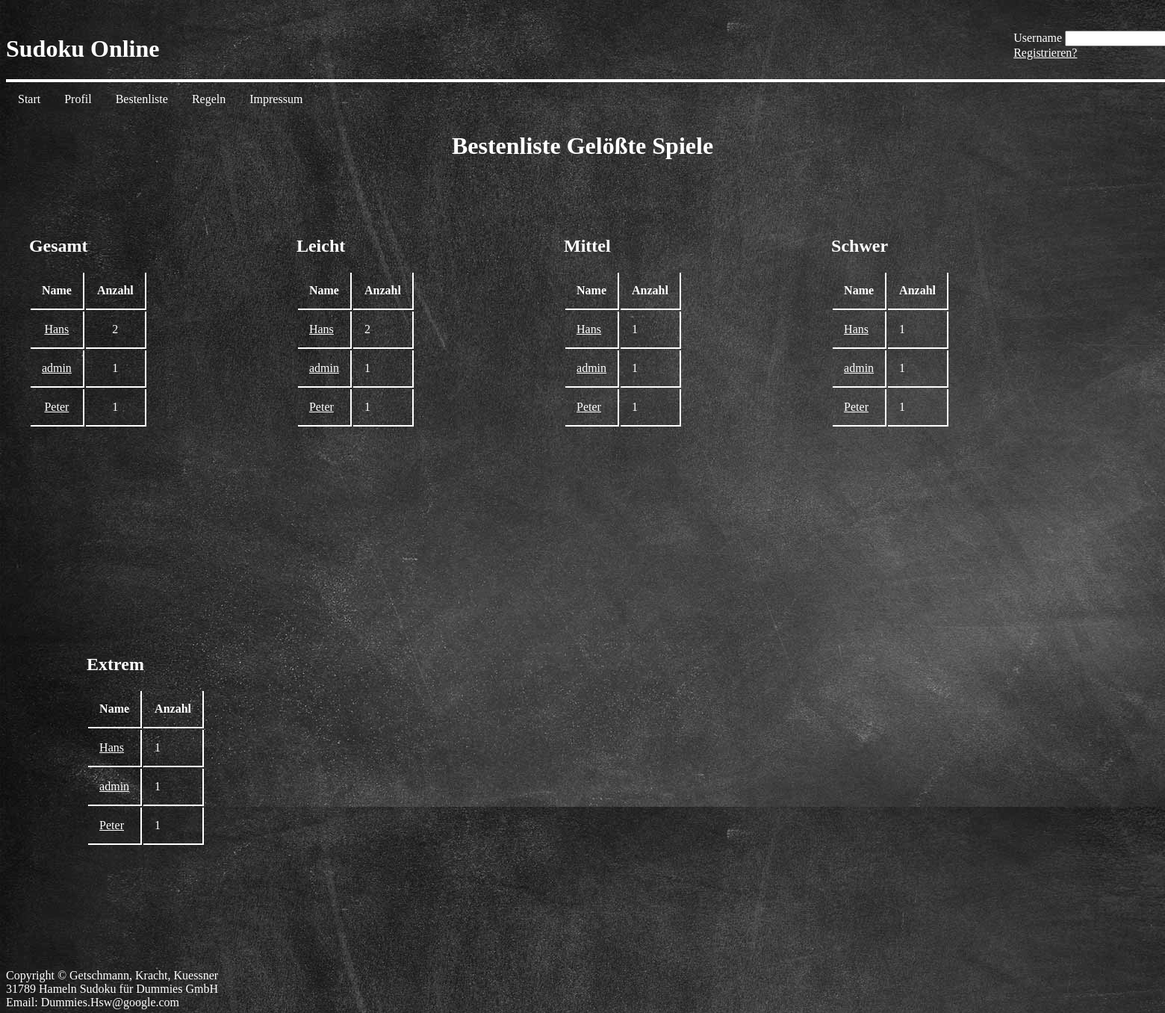
Page /bestgames.php on the committed database.
### tables this page shows
CREATE TABLE `nutzer` (
  `NutzerID` int(10) NOT NULL,
  `Nutzername` varchar(20) NOT NULL,
  `EchterName` varchar(30) DEFAULT NULL,
  `NutzerPW` varchar(100) NOT NULL,
  `Mail` varchar(30) NOT NULL,
  `verifiziert` tinyint(1) NOT NULL DEFAULT '0',
  `Geschlecht` enum('nicht festgelegt','männlich','weiblich') NOT NULL DEFAULT 'nicht festgelegt',
  `RegistriertSeit` timestamp NOT NULL DEFAULT CURRENT_TIMESTAMP,
  `SpielerID` int(10) NOT NULL,
  `Status` text
);

CREATE TABLE `spiele` (
  `SpielerID` int(10) NOT NULL,
  `gewSpiele` int(6) DEFAULT '0',
  `gewSpieleLeicht` int(6) DEFAULT '0',
  `gewSpieleMittel` int(6) DEFAULT '0',
  `gewSpieleSchwer` int(6) DEFAULT '0',
  `gewSpieleExtrem` int(6) DEFAULT '0',
  `zeitLeicht` double DEFAULT '999999',
  `zeitMittel` double DEFAULT '999999',
  `zeitSchwer` double DEFAULT '999999',
  `zeitExtrem` double DEFAULT '999999',
  `Elo` int(5) NOT NULL DEFAULT '1000',
  `DuelleGew` int(6) DEFAULT '0',
  `DuelleGes` int(6) DEFAULT '0'
);

### bestgames.php (the view, shortened to what this page needs)
<!DOCTYPE html>
<html>
<head>
<body>
<?PHP
 require_once('include/dbconfig.php');
if(isset($_SESSION['eingeloggt']) && $_SESSION['eingeloggt'])
	{
		include('header/headerLogout.html');
		if($_SESSION['verifiziert']==false)
		{
			include('header/headerVeri.html');
		}
	}
	else
	{
		include('header/headerLogin.php');
	}
  ?>
  <h1 style="color:white; text-align: center"> Bestenliste Gelößte Spiele </h1>
  <div class="scroll" style="float:left; margin-left:2%; margin-top:60px">
    <h2> Gesamt</h2>
    <table style="width:auto; text-align:center">
	<tr>
        <th> Name </th>
        <th> Anzahl </th>
    </tr>
	  <?PHP
			$statement = $pdo->prepare("SELECT nutzer.EchterName, spiele.gewSpieleLeicht FROM nutzer, spiele WHERE nutzer.SpielerID=spiele.SpielerID AND spiele.gewSpieleLeicht<999999 ORDER BY spiele.gewSpieleLeicht desc");
			$result = $statement->execute();
			$liste = $statement->fetchAll();
			foreach($liste as $row)
			{
				echo "<tr>";
				echo '<td><a style="color:white" href="visitprofile.php?u=' . $row["EchterName"] . '">'. $row["EchterName"] . '</a></td>';
				echo '<td>'. $row["gewSpieleLeicht"] . '</td>';
				echo "</tr>";
			}
	  ?>
    </table>
  </div>
  <div class="scroll" style="float:left; margin-left:7%; margin-top:60px">
    <h2> Leicht </h2>
    <table style="width:auto; text-align:left">
	<tr>
        <th> Name </th>
        <th> Anzahl </th>
    </tr>
	  <?PHP
			$statement = $pdo->prepare("SELECT nutzer.EchterName, spiele.gewSpieleLeicht FROM nutzer, spiele WHERE nutzer.SpielerID=spiele.SpielerID AND spiele.gewSpieleLeicht<999999 ORDER BY spiele.gewSpieleLeicht desc");
			$result = $statement->execute();
			$liste = $statement->fetchAll();
			foreach($liste as $row)
			{
				echo "<tr>";
				echo '<td><a style="color:white" href="visitprofile.php?u=' . $row["EchterName"] . '">'. $row["EchterName"] . '</a></td>';
				echo '<td>'. $row["gewSpieleLeicht"] . '</td>';
				echo "</tr>";
			}
	  ?>
    </table>
  </div>
  <div class="scroll" style="float:left; margin-left:7%; margin-top:60px">
    <h2> Mittel </h2>
    <table style="width:auto; text-align:left">
      <tr>
        <th> Name </th>
        <th> Anzahl </th>
    </tr>
	  <?PHP
			$statement = $pdo->prepare("SELECT nutzer.EchterName, spiele.gewSpieleMittel FROM nutzer, spiele WHERE nutzer.SpielerID=spiele.SpielerID AND spiele.gewSpieleMittel<999999 ORDER BY spiele.gewSpieleLeicht desc");
			$result = $statement->execute();
			$liste = $statement->fetchAll();
			foreach($liste as $row)
			{
				echo "<tr>";
				echo '<td><a style="color:white" href="visitprofile.php?u=' . $row["EchterName"] . '">'. $row["EchterName"] . '</a></td>';
				echo '<td>'. $row["gewSpieleMittel"] . '</td>';
				echo "</tr>";
			}
	  ?>
    </table>
  </div>
  <div class="scroll" style="float:left; display:block; margin-left:7%; margin-top:60px">
    <h2> Schwer </h2>
    <table style="width:auto; text-align:left">
     <tr>
        <th> Name </th>
        <th> Anzahl </th>
    </tr>
	  <?PHP
			$statement = $pdo->prepare("SELECT nutzer.EchterName, spiele.gewSpieleSchwer FROM nutzer, spiele WHERE nutzer.SpielerID=spiele.SpielerID AND spiele.gewSpieleSchwer<999999 ORDER BY spiele.gewSpieleLeicht desc");
			$result = $statement->execute();
			$liste = $statement->fetchAll();
			foreach($liste as $row)
			{
				echo "<tr>";
				echo '<td><a style="color:white" href="visitprofile.php?u=' . $row["EchterName"] . '">'. $row["EchterName"] . '</a></td>';
				echo '<td>'. $row["gewSpieleSchwer"] . '</td>';
				echo "</tr>";
			}
	  ?>
    </table>
  </div>
  <div class="scroll" style="float:left ; display:block; margin-left:7%; margin-top:60px">
    <h2> Extrem </h2>
    <table style="width:auto; text-align:left">
      <tr>
        <th> Name </th>
        <th> Anzahl </th>
    </tr>
	  <?PHP
			$statement = $pdo->prepare("SELECT nutzer.EchterName, spiele.gewSpieleExtrem FROM nutzer, spiele WHERE nutzer.SpielerID=spiele.SpielerID AND spiele.gewSpieleExtrem<999999 ORDER BY spiele.gewSpieleLeicht desc");
			$result = $statement->execute();
			$liste = $statement->fetchAll();
			foreach($liste as $row)
			{
				echo "<tr>";
				echo '<td><a style="color:white" href="visitprofile.php?u=' . $row["EchterName"] . '">'. $row["EchterName"] . '</a></td>';
				echo '<td>'. $row["gewSpieleExtrem"] . '</td>';
				echo "</tr>";
			}
	  ?>
    </table>
  </div>
  <footer style="position: absolute; bottom: 5px">
    Copyright &copy; Getschmann, Kracht, Kuessner </br>
    31789 Hameln Sudoku für Dummies GmbH </br>
    Email: Dummies.Hsw@google.com
  </footer>
</body>
</head>
</html>

### bestgames.php (style rules this page uses)
body { background-image: url("pictures/Tafel.jpg"); }
footer { color: white; }
td, th { padding: 15px; border-right: 2px solid white; border-bottom: 2px solid white; }
div.scroll { color:white; overflow: scroll; width: 250px; height: 500px; }

### rows in the picture
nutzer: EchterName "Hans", SpielerID.gewSpieleLeicht "2", SpielerID.gewSpieleMittel "1", SpielerID.gewSpieleSchwer "1", SpielerID.gewSpieleExtrem "1"
nutzer: EchterName "admin", SpielerID.gewSpieleLeicht "1", SpielerID.gewSpieleMittel "1", SpielerID.gewSpieleSchwer "1", SpielerID.gewSpieleExtrem "1"
nutzer: EchterName "Peter", SpielerID.gewSpieleLeicht "1", SpielerID.gewSpieleMittel "1", SpielerID.gewSpieleSchwer "1", SpielerID.gewSpieleExtrem "1"
